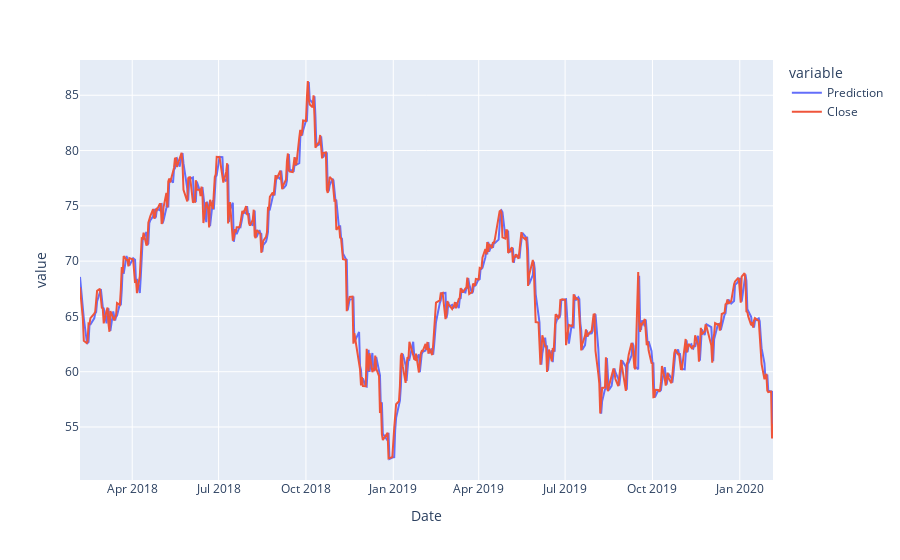

Notebook cell for this chart:
### Code cell
px.line(df, x='Date', y=['Prediction', 'Close'])

### Figure 1 — Plotly figure (JSON) as saved in the notebook; plotly's stock layout.template omitted (floating-point values rounded to 4 significant figures; data arrays with more than 128 entries replaced by an {"elided": "..."} marker saying what was removed)
{"data": [{"hovertemplate": "variable=Prediction<br>Date=%{x}<br>value=%{y}<extra></extra>", "legendgroup": "Prediction", "line": {"color": "#636efa", "dash": "solid"}, "mode": "lines", "name": "Prediction", "orientation": "v", "showlegend": true, "type": "scatter", "x": {"elided": "497 str values"}, "xaxis": "x", "y": {"elided": "497 float values"}, "yaxis": "y"}, {"hovertemplate": "variable=Close<br>Date=%{x}<br>value=%{y}<extra></extra>", "legendgroup": "Close", "line": {"color": "#EF553B", "dash": "solid"}, "mode": "lines", "name": "Close", "orientation": "v", "showlegend": true, "type": "scatter", "x": {"elided": "497 str values"}, "xaxis": "x", "y": {"elided": "497 float values"}, "yaxis": "y"}], "layout": {"legend": {"title": {"text": "variable"}, "tracegroupgap": 0}, "margin": {"t": 60}, "xaxis": {"anchor": "y", "domain": [0, 1], "title": {"text": "Date"}}, "yaxis": {"anchor": "x", "domain": [0, 1], "title": {"text": "value"}}}}
